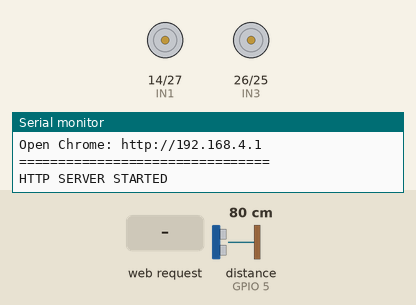
Recording of a sketch running on a simulated ESP32. Shown: motor-driver pin pairs drawn as motors (green arrow = first pin HIGH = forward, orange = second pin HIGH = backward, longer = more drive, scaled by the enable pin), the last lines printed to the serial monitor. The inputs (shaded band) are chosen by the test bench; at power-on: distance to the obstacle (sensor on GPIO 5) 80 cm. The echo pulse lasts 58.3 µs per cm.

Above: at 1.2 s.
1.3 s: HTTP request GET /mode?dir=1&state=1&auto=1 received
At 2.1 s:
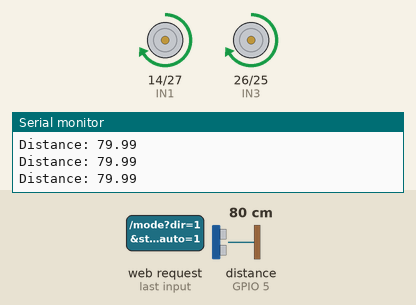
2.8 s: distance to the obstacle (sensor on GPIO 5) set to 22 cm
4.3 s: distance to the obstacle (sensor on GPIO 5) set to 18 cm
At 5.4 s:
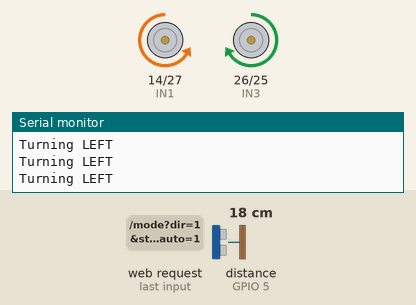
10.3 s: distance to the obstacle (sensor on GPIO 5) set to 35 cm
At 11.3 s:
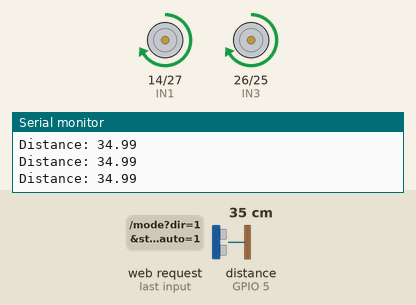
12.3 s: distance to the obstacle (sensor on GPIO 5) set to 2 cm
At 13.4 s:
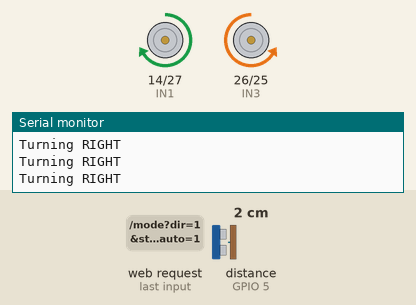
Timing chart, 0 to 16.3 s (numbered marks = the images above; inputs shaded):
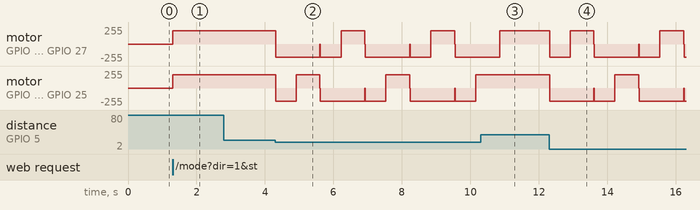

The sketch:

ESP_32_Obstacale_And_Web_Controlled.ino
```cpp
#include <WiFi.h>
#include <WebServer.h>

// =====================================================
// WIFI SETTINGS
// =====================================================
const char* apSsid     = "ESP32_Car";
const char* apPassword = "12345678";

WebServer server(80);

// =====================================================
// L298N MOTOR PINS
// =====================================================

// LEFT MOTOR
#define IN1 14
#define IN2 27

// RIGHT MOTOR
#define IN3 26
#define IN4 25

// L298N ENABLE PINS
#define ENA_PIN 33
#define ENB_PIN 32

// =====================================================
// PWM SETTINGS
// =====================================================

const int PWM_FREQ = 20000;
const int PWM_RES  = 8;

// Speed
uint8_t manualSpeed = 230;
uint8_t autoSpeed   = 200;

// =====================================================
// ULTRASONIC SENSOR
// =====================================================

#define TRIG_PIN 4
#define ECHO_PIN 5

// Obstacle distance
const float OBSTACLE_DIST_CM = 20.0;

// =====================================================
// MANUAL COMMAND FLAGS
// =====================================================

bool forwardCmd = false;
bool backCmd    = false;
bool leftCmd    = false;
bool rightCmd   = false;

// false = Manual
// true  = Automatic obstacle avoidance
bool obstacleMode = false;

// =====================================================
// AUTO STATE
// =====================================================

enum AutoState {
  AUTO_IDLE,
  AUTO_FORWARD,
  AUTO_BACKWARD,
  AUTO_TURN
};

AutoState autoState = AUTO_IDLE;

unsigned long autoStateStart = 0;

bool turnLeftNext = true;

// Auto timings
const unsigned long BACK_TIME = 600;
const unsigned long TURN_TIME = 700;


// =====================================================
// HTML WEB PAGE
// =====================================================

const char index_html[] PROGMEM = R"rawliteral(

<!DOCTYPE html>

<html>

<head>

<meta charset="UTF-8">

<meta name="viewport"
      content="width=device-width,
               initial-scale=1.0,
               maximum-scale=1.0,
               user-scalable=no">

<title>ESP32 Car Control</title>

<style>

* {
  box-sizing: border-box;
  -webkit-user-select: none;
  user-select: none;
}

body {

  margin: 0;

  padding: 20px;

  background: #111;

  color: white;

  font-family: Arial, sans-serif;

  text-align: center;

}

h1 {
  margin-bottom: 5px;
}

.status {

  margin: 10px auto;

  padding: 12px;

  max-width: 400px;

  background: #222;

  border-radius: 10px;

}

#connection {
  color: #00ff66;
}

.mode {

  margin: 20px auto;

  max-width: 500px;

}

button {

  border: none;

  border-radius: 12px;

  padding: 20px;

  margin: 6px;

  min-width: 110px;

  min-height: 65px;

  font-size: 18px;

  font-weight: bold;

  color: white;

  background: #333;

  touch-action: none;

}

button:active {

  transform: scale(0.95);

  background: #555;

}

.forward {
  background: #1565c0;
}

.backward {
  background: #6a1b9a;
}

.left {
  background: #ef6c00;
}

.right {
  background: #ef6c00;
}

.stop {
  background: #c62828;
}

.auto {
  background: #2e7d32;
}

.manual {
  background: #455a64;
}

.row {
  margin: 5px;
}

.info {

  margin-top: 20px;

  background: #222;

  padding: 15px;

  border-radius: 10px;

}

</style>

</head>


<body>

<h1>🚗 ESP32 Car</h1>

<div class="status">

  <div>
    Connection:
    <span id="connection">Connected</span>
  </div>

  <div>
    Mode:
    <span id="mode">MANUAL</span>
  </div>

</div>


<!-- ========================= -->
<!-- MANUAL CONTROL -->
<!-- ========================= -->

<h2>Manual Control</h2>

<div class="row">

<button class="forward"
        onpointerdown="sendCmd('f',1)"
        onpointerup="sendCmd('f',0)"
        onpointercancel="sendCmd('f',0)">
  ▲<br>Forward
</button>

</div>


<div class="row">

<button class="left"
        onpointerdown="sendCmd('l',1)"
        onpointerup="sendCmd('l',0)"
        onpointercancel="sendCmd('l',0)">
  ◀<br>Left
</button>


<button class="stop"
        onclick="stopCar()">
  STOP
</button>


<button class="right"
        onpointerdown="sendCmd('r',1)"
        onpointerup="sendCmd('r',0)"
        onpointercancel="sendCmd('r',0)">
  ▶<br>Right
</button>

</div>


<div class="row">

<button class="backward"
        onpointerdown="sendCmd('b',1)"
        onpointerup="sendCmd('b',0)"
        onpointercancel="sendCmd('b',0)">
  ▼<br>Backward
</button>

</div>


<!-- ========================= -->
<!-- MODE CONTROL -->
<!-- ========================= -->

<div class="mode">

<h2>Driving Mode</h2>

<button class="auto"
        onclick="setMode(1)">
  🤖 AUTO MODE
</button>

<button class="manual"
        onclick="setMode(0)">
  🎮 MANUAL MODE
</button>

</div>


<div class="info">

<h3>Ultrasonic Sensor</h3>

<div>
Distance:
<span id="distance">--</span> cm
</div>

</div>


<script>


// =====================================================
// SEND COMMAND
// =====================================================

function sendCmd(direction, state) {

  fetch(
    "/cmd?dir=" +
    direction +
    "&state=" +
    state
  )
  .then(response => {

    if (!response.ok) {

      console.log(
        "Command error:",
        response.status
      );

    }

  })
  .catch(error => {

    console.log(
      "Connection error:",
      error
    );

  });

}


// =====================================================
// STOP
// =====================================================

function stopCar() {

  sendCmd("s", 1);

}


// =====================================================
// CHANGE MODE
// =====================================================

function setMode(auto) {

  fetch(
    "/mode?auto=" +
    auto
  )

  .then(response => {

    if (response.ok) {

      if (auto == 1) {

        document.getElementById(
          "mode"
        ).innerText = "AUTO";

      }

      else {

        document.getElementById(
          "mode"
        ).innerText = "MANUAL";

      }

    }

  })

  .catch(error => {

    console.log(
      "Mode error:",
      error
    );

  });

}


// =====================================================
// STOP CAR IF FINGER/MOUSE LEAVES PAGE
// =====================================================

document.addEventListener(
  "pointercancel",
  function() {

    stopCar();

  }
);


document.addEventListener(
  "visibilitychange",
  function() {

    if (document.hidden) {

      stopCar();

    }

  }
);

</script>


</body>

</html>

)rawliteral";


// =====================================================
// MOTOR SPEED
// =====================================================

void setMotorSpeed(
  uint8_t leftSpeed,
  uint8_t rightSpeed
) {

  // IMPORTANT:
  // New ESP32 Arduino LEDC API uses PIN numbers

  ledcWrite(
    ENA_PIN,
    leftSpeed
  );

  ledcWrite(
    ENB_PIN,
    rightSpeed
  );
}


// =====================================================
// STOP
// =====================================================

void driveStop() {

  digitalWrite(IN1, LOW);
  digitalWrite(IN2, LOW);

  digitalWrite(IN3, LOW);
  digitalWrite(IN4, LOW);

  setMotorSpeed(0, 0);

}


// =====================================================
// FORWARD
// =====================================================

void driveForward(
  uint8_t speed
) {

  digitalWrite(IN1, HIGH);
  digitalWrite(IN2, LOW);

  digitalWrite(IN3, HIGH);
  digitalWrite(IN4, LOW);

  setMotorSpeed(
    speed,
    speed
  );

}


// =====================================================
// BACKWARD
// =====================================================

void driveBackward(
  uint8_t speed
) {

  digitalWrite(IN1, LOW);
  digitalWrite(IN2, HIGH);

  digitalWrite(IN3, LOW);
  digitalWrite(IN4, HIGH);

  setMotorSpeed(
    speed,
    speed
  );

}


// =====================================================
// LEFT
// =====================================================

void driveLeft(
  uint8_t speed
) {

  // LEFT MOTOR BACKWARD
  digitalWrite(IN1, LOW);
  digitalWrite(IN2, HIGH);

  // RIGHT MOTOR FORWARD
  digitalWrite(IN3, HIGH);
  digitalWrite(IN4, LOW);

  setMotorSpeed(
    speed,
    speed
  );

}


// =====================================================
// RIGHT
// =====================================================

void driveRight(
  uint8_t speed
) {

  // LEFT MOTOR FORWARD
  digitalWrite(IN1, HIGH);
  digitalWrite(IN2, LOW);

  // RIGHT MOTOR BACKWARD
  digitalWrite(IN3, LOW);
  digitalWrite(IN4, HIGH);

  setMotorSpeed(
    speed,
    speed
  );

}


// =====================================================
// ULTRASONIC DISTANCE
// =====================================================

float getDistanceCm() {

  digitalWrite(
    TRIG_PIN,
    LOW
  );

  delayMicroseconds(2);

  digitalWrite(
    TRIG_PIN,
    HIGH
  );

  delayMicroseconds(10);

  digitalWrite(
    TRIG_PIN,
    LOW
  );


  unsigned long duration =
    pulseIn(
      ECHO_PIN,
      HIGH,
      30000UL
    );


  if (duration == 0) {

    return -1.0;

  }


  float distance =
    (duration * 0.0343) / 2.0;


  return distance;

}


// =====================================================
// MANUAL MOVEMENT
// =====================================================

void handleManualMovement() {

  if (forwardCmd) {

    driveForward(
      manualSpeed
    );

  }

  else if (backCmd) {

    driveBackward(
      manualSpeed
    );

  }

  else if (leftCmd) {

    driveLeft(
      manualSpeed
    );

  }

  else if (rightCmd) {

    driveRight(
      manualSpeed
    );

  }

  else {

    driveStop();

  }

}


// =====================================================
// AUTO OBSTACLE AVOIDANCE
// =====================================================

void handleAutoObstacle() {

  unsigned long now =
    millis();


  switch (autoState) {


    // =================================
    // IDLE
    // =================================

    case AUTO_IDLE:

      driveStop();

      autoState =
        AUTO_FORWARD;

      break;


    // =================================
    // MOVE FORWARD
    // =================================

    case AUTO_FORWARD:
    {

      float distance =
        getDistanceCm();


      Serial.print(
        "Distance: "
      );

      Serial.println(
        distance
      );


      if (
        distance > 0 &&
        distance < OBSTACLE_DIST_CM
      ) {

        Serial.println(
          "Obstacle detected!"
        );

        driveStop();


        autoState =
          AUTO_BACKWARD;


        autoStateStart =
          now;

      }

      else {

        driveForward(
          autoSpeed
        );

      }

      break;

    }


    // =================================
    // BACKWARD
    // =================================

    case AUTO_BACKWARD:

      if (
        now -
        autoStateStart
        >= BACK_TIME
      ) {

        driveStop();


        autoState =
          AUTO_TURN;


        autoStateStart =
          now;

      }

      else {

        driveBackward(
          autoSpeed
        );

      }

      break;


    // =================================
    // TURN
    // =================================

    case AUTO_TURN:

      if (turnLeftNext) {

        Serial.println(
          "Turning LEFT"
        );

        driveLeft(
          autoSpeed
        );

      }

      else {

        Serial.println(
          "Turning RIGHT"
        );

        driveRight(
          autoSpeed
        );

      }


      if (
        now -
        autoStateStart
        >= TURN_TIME
      ) {

        driveStop();


        turnLeftNext =
          !turnLeftNext;


        autoState =
          AUTO_FORWARD;

      }

      break;

  }

}


// =====================================================
// ROOT PAGE
// =====================================================

void handleRoot() {

  server.send_P(
    200,
    "text/html",
    index_html
  );

}


// =====================================================
// COMMAND HANDLER
// =====================================================

void handleCmd() {

  if (
    !server.hasArg("dir") ||
    !server.hasArg("state")
  ) {

    server.send(
      400,
      "text/plain",
      "Missing parameters"
    );

    return;

  }


  String dir =
    server.arg("dir");


  int state =
    server.arg("state").toInt();


  Serial.print(
    "COMMAND: "
  );

  Serial.print(
    dir
  );

  Serial.print(
    " | STATE: "
  );

  Serial.println(
    state
  );


  // Only manual mode accepts
  // manual movement commands

  if (!obstacleMode) {

    bool pressed =
      (state != 0);


    // FORWARD

    if (dir == "f") {

      forwardCmd =
        pressed;


      if (pressed) {

        backCmd =
          leftCmd =
          rightCmd =
          false;

      }

    }


    // BACKWARD

    else if (dir == "b") {

      backCmd =
        pressed;


      if (pressed) {

        forwardCmd =
          leftCmd =
          rightCmd =
          false;

      }

    }


    // LEFT

    else if (dir == "l") {

      leftCmd =
        pressed;


      if (pressed) {

        forwardCmd =
          backCmd =
          rightCmd =
          false;

      }

    }


    // RIGHT

    else if (dir == "r") {

      rightCmd =
        pressed;


      if (pressed) {

        forwardCmd =
          backCmd =
          leftCmd =
          false;

      }

    }


    // STOP

    else if (dir == "s") {

      forwardCmd =
        false;

      backCmd =
        false;

      leftCmd =
        false;

      rightCmd =
        false;


      driveStop();

    }

  }


  server.send(
    200,
    "text/plain",
    "OK"
  );

}


// =====================================================
// MODE HANDLER
// =====================================================

void handleMode() {

  if (!server.hasArg("auto")) {

    server.send(
      400,
      "text/plain",
      "Missing auto parameter"
    );

    return;

  }


  int autoVal =
    server.arg("auto").toInt();


  Serial.print(
    "MODE: "
  );

  Serial.println(
    autoVal
  );


  // =================================
  // AUTO MODE
  // =================================

  if (autoVal == 1) {

    obstacleMode =
      true;


    forwardCmd =
      false;

    backCmd =
      false;

    leftCmd =
      false;

    rightCmd =
      false;


    autoState =
      AUTO_FORWARD;


    autoStateStart =
      millis();


    Serial.println(
      "AUTO MODE ON"
    );

  }


  // =================================
  // MANUAL MODE
  // =================================

  else {

    obstacleMode =
      false;


    autoState =
      AUTO_IDLE;


    driveStop();


    Serial.println(
      "MANUAL MODE ON"
    );

  }


  server.send(
    200,
    "text/plain",
    "Mode changed"
  );

}


// =====================================================
// NOT FOUND
// =====================================================

void handleNotFound() {

  server.send(
    404,
    "text/plain",
    "Not found"
  );

}


// =====================================================
// SETUP
// =====================================================

void setup() {

  Serial.begin(
    115200
  );


  // =================================
  // MOTOR PINS
  // =================================

  pinMode(
    IN1,
    OUTPUT
  );

  pinMode(
    IN2,
    OUTPUT
  );

  pinMode(
    IN3,
    OUTPUT
  );

  pinMode(
    IN4,
    OUTPUT
  );


  // =================================
  // PWM PINS
  // =================================

  pinMode(
    ENA_PIN,
    OUTPUT
  );

  pinMode(
    ENB_PIN,
    OUTPUT
  );


  // =================================
  // ESP32 PWM
  // =================================

  ledcAttach(
    ENA_PIN,
    PWM_FREQ,
    PWM_RES
  );

  ledcAttach(
    ENB_PIN,
    PWM_FREQ,
    PWM_RES
  );


  // Stop motors initially

  driveStop();


  // =================================
  // ULTRASONIC
  // =================================

  pinMode(
    TRIG_PIN,
    OUTPUT
  );

  pinMode(
    ECHO_PIN,
    INPUT
  );


  // =================================
  // WIFI ACCESS POINT
  // =================================

  WiFi.mode(
    WIFI_AP
  );


  WiFi.softAP(
    apSsid,
    apPassword
  );


  Serial.println();
  Serial.println(
    "================================"
  );

  Serial.println(
    "ESP32 CAR STARTED"
  );

  Serial.println(
    "================================"
  );


  Serial.print(
    "WiFi Name: "
  );

  Serial.println(
    apSsid
  );


  Serial.print(
    "WiFi Password: "
  );

  Serial.println(
    apPassword
  );


  Serial.print(
    "Open Chrome: http://"
  );

  Serial.println(
    WiFi.softAPIP()
  );


  Serial.println(
    "================================"
  );


  // =================================
  // WEB SERVER
  // =================================

  server.on(
    "/",
    handleRoot
  );


  server.on(
    "/cmd",
    handleCmd
  );


  server.on(
    "/mode",
    handleMode
  );


  server.onNotFound(
    handleNotFound
  );


  server.begin();


  Serial.println(
    "HTTP SERVER STARTED"
  );

}


// =====================================================
// LOOP
// =====================================================

void loop() {

  // Handle browser requests

  server.handleClient();


  // =================================
  // AUTO MODE
  // =================================

  if (obstacleMode) {

    handleAutoObstacle();

  }


  // =================================
  // MANUAL MODE
  // =================================

  else {

    handleManualMovement();

  }


  delay(5);

}
```

Measured:
- the behaviour switches between 21 and 20 cm on distance to the obstacle (sensor on GPIO 5) (found by bisection; images 1 and 2)
- after the input at 1.3 s, motor on GPIO 14 (IN1) / GPIO 27 (IN2), motor on GPIO 26 (IN3) / GPIO 25 (IN4): stopped → forward 199/255 at once
- after the input at 4.3 s, motor on GPIO 26 (IN3) / GPIO 25 (IN4): forward 199/255 → backward 199/255 at once, then repeats every 2.6 s: forward 199/255 0.70 s, stopped 0.01 s, backward 199/255 1.3 s, stopped 0.01 s, backward 199/255 0.60 s
- after the input at 10.3 s, motor on GPIO 26 (IN3) / GPIO 25 (IN4): stays forward 199/255 (without the input it goes to stopped after 0.55 s)
- after the input at 12.3 s, motor on GPIO 26 (IN3) / GPIO 25 (IN4): forward 199/255 → backward 199/255 at once, → forward 199/255 1.9 s later, → backward 199/255 0.70 s later
